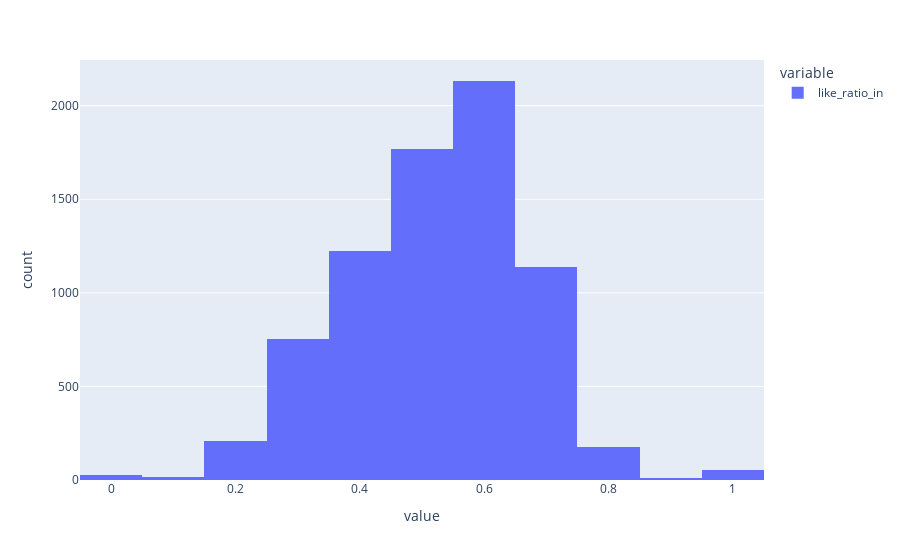

Here is the notebook cell this chart was saved with:
### Code cell
px.histogram(df_res[df_res.gender=='F'].like_ratio_in, nbins=20)

### Figure 1 — Plotly figure (JSON) as saved in the notebook; plotly's stock layout.template omitted (floating-point values rounded to 4 significant figures; data arrays with more than 128 entries replaced by an {"elided": "..."} marker saying what was removed)
{"data": [{"bingroup": "x", "hovertemplate": "variable=like_ratio_in<br>value=%{x}<br>count=%{y}<extra></extra>", "legendgroup": "like_ratio_in", "marker": {"color": "#636efa", "pattern": {"shape": ""}}, "name": "like_ratio_in", "nbinsx": 20, "orientation": "v", "showlegend": true, "type": "histogram", "x": {"elided": "7780 float values"}, "xaxis": "x", "yaxis": "y"}], "layout": {"barmode": "relative", "legend": {"title": {"text": "variable"}, "tracegroupgap": 0}, "margin": {"t": 60}, "xaxis": {"anchor": "y", "domain": [0, 1], "title": {"text": "value"}}, "yaxis": {"anchor": "x", "domain": [0, 1], "title": {"text": "count"}}}}
